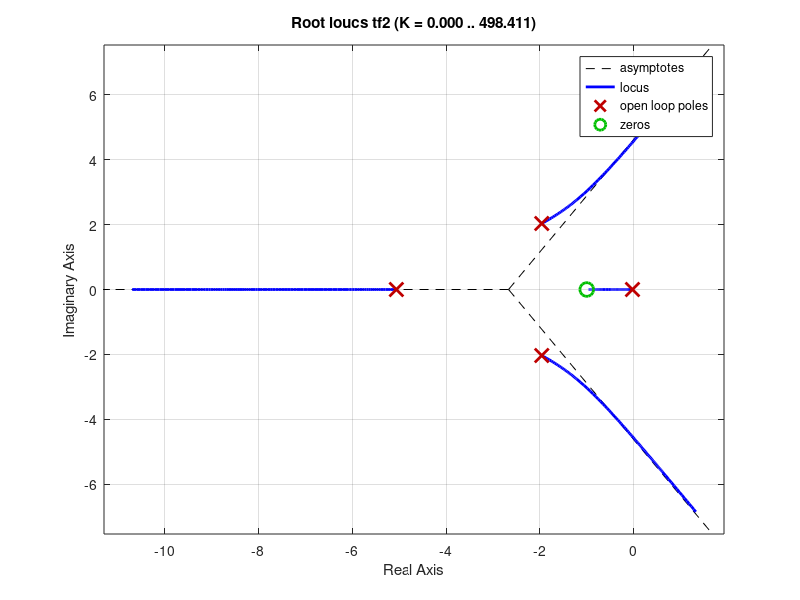
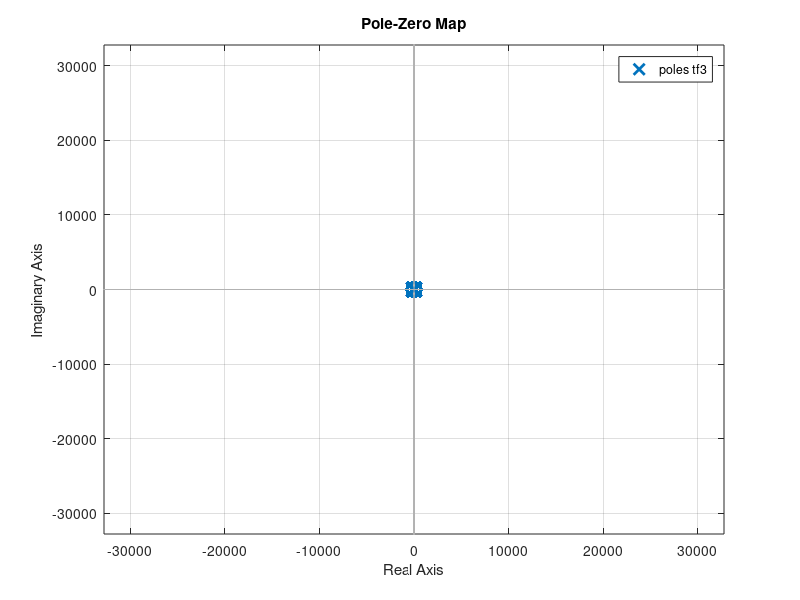

Write the MATLAB code that produced these figures, in order.
tf1=tf([1,1],[1,9,28,40,0])
tf2=feedback(tf1,1)
[r,k]=rlocus(tf2);
figure(1)
rlocus(tf2)
fprintf(' Cantidad de raices \n');
n = size(r,2)
i=1;
c=0;
    fprintf(' Punto a comprobar: -1 + 2i \n')
for i=1:n
    im=imag(r(i));
    re=real(r(i));
    if re == -1 && im == 2
    c=c+1;    
    end
end
if c==1
    fprintf(' Si pertenece \n');
else
    fprintf(' No pertenece \n');
end
k=0.1;
while k<148.214
k=k+3;

num=k*[1,1];
den=[1,9,28,40+k,0+k];
tf2=tf(num,den);
figure(2)
pzmap(tf2)
hold on
end
figure(1)
[num2 , den2] = zp2tf([],[-1+2i,-1-2i],1);
tf3 = tf(num2,den2);
figure(2)
pzmap(tf3)
hold off